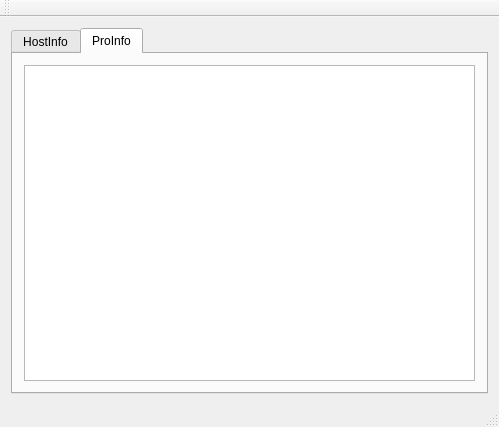
<?xml version="1.0" encoding="UTF-8"?>
<ui version="4.0">
 <class>MainWindow</class>
 <widget class="QMainWindow" name="MainWindow">
  <property name="geometry">
   <rect>
    <x>0</x>
    <y>0</y>
    <width>499</width>
    <height>421</height>
   </rect>
  </property>
  <property name="windowTitle">
   <string>MainWindow</string>
  </property>
  <widget class="QWidget" name="centralWidget">
   <layout class="QGridLayout" name="gridLayout_2">
    <item row="0" column="0">
     <widget class="QTabWidget" name="tabWidget">
      <property name="currentIndex">
       <number>1</number>
      </property>
      <widget class="QWidget" name="tab">
       <attribute name="title">
        <string>HostInfo</string>
       </attribute>
       <layout class="QGridLayout" name="gridLayout">
        <item row="4" column="0">
         <widget class="QLabel" name="tab1_label_CPU">
          <property name="text">
           <string>cpu</string>
          </property>
         </widget>
        </item>
        <item row="9" column="0">
         <widget class="QLabel" name="tab1_label_memInfo">
          <property name="text">
           <string>内存信息</string>
          </property>
         </widget>
        </item>
        <item row="5" column="0">
         <widget class="QLabel" name="tab1_label_mainFreq">
          <property name="text">
           <string>Main frequency</string>
          </property>
         </widget>
        </item>
        <item row="10" column="0">
         <widget class="QTextBrowser" name="tab1_textBrowser_memInfo"/>
        </item>
        <item row="2" column="0">
         <widget class="QLabel" name="tab1_label_runningTime">
          <property name="text">
           <string>startup</string>
          </property>
         </widget>
        </item>
        <item row="1" column="0">
         <widget class="QLabel" name="tab1_label_startTime">
          <property name="text">
           <string>start time</string>
          </property>
         </widget>
        </item>
        <item row="3" column="0">
         <widget class="QLabel" name="tab1_label_osVersion">
          <property name="text">
           <string>version</string>
          </property>
         </widget>
        </item>
        <item row="8" column="0">
         <widget class="QTextBrowser" name="tab1_textBrowser_cpuInfo"/>
        </item>
        <item row="7" column="0">
         <widget class="QLabel" name="tab1_label_cpuInfo">
          <property name="text">
           <string>CPU信息</string>
          </property>
         </widget>
        </item>
        <item row="0" column="0">
         <widget class="QLabel" name="tab1_label_hostname">
          <property name="text">
           <string>host</string>
          </property>
         </widget>
        </item>
        <item row="6" column="0">
         <spacer name="verticalSpacer">
          <property name="orientation">
           <enum>Qt::Vertical</enum>
          </property>
          <property name="sizeHint" stdset="0">
           <size>
            <width>20</width>
            <height>40</height>
           </size>
          </property>
         </spacer>
        </item>
       </layout>
      </widget>
      <widget class="QWidget" name="tab_2">
       <attribute name="title">
        <string>ProInfo</string>
       </attribute>
       <layout class="QGridLayout" name="gridLayout_3">
        <item row="0" column="0">
         <widget class="QTableView" name="tableView">
          <property name="sortingEnabled">
           <bool>true</bool>
          </property>
         </widget>
        </item>
       </layout>
      </widget>
     </widget>
    </item>
   </layout>
  </widget>
  <widget class="QMenuBar" name="menuBar">
   <property name="geometry">
    <rect>
     <x>0</x>
     <y>0</y>
     <width>499</width>
     <height>20</height>
    </rect>
   </property>
  </widget>
  <widget class="QToolBar" name="mainToolBar">
   <attribute name="toolBarArea">
    <enum>TopToolBarArea</enum>
   </attribute>
   <attribute name="toolBarBreak">
    <bool>false</bool>
   </attribute>
  </widget>
  <widget class="QStatusBar" name="statusBar"/>
 </widget>
 <layoutdefault spacing="6" margin="11"/>
 <resources/>
 <connections/>
</ui>
